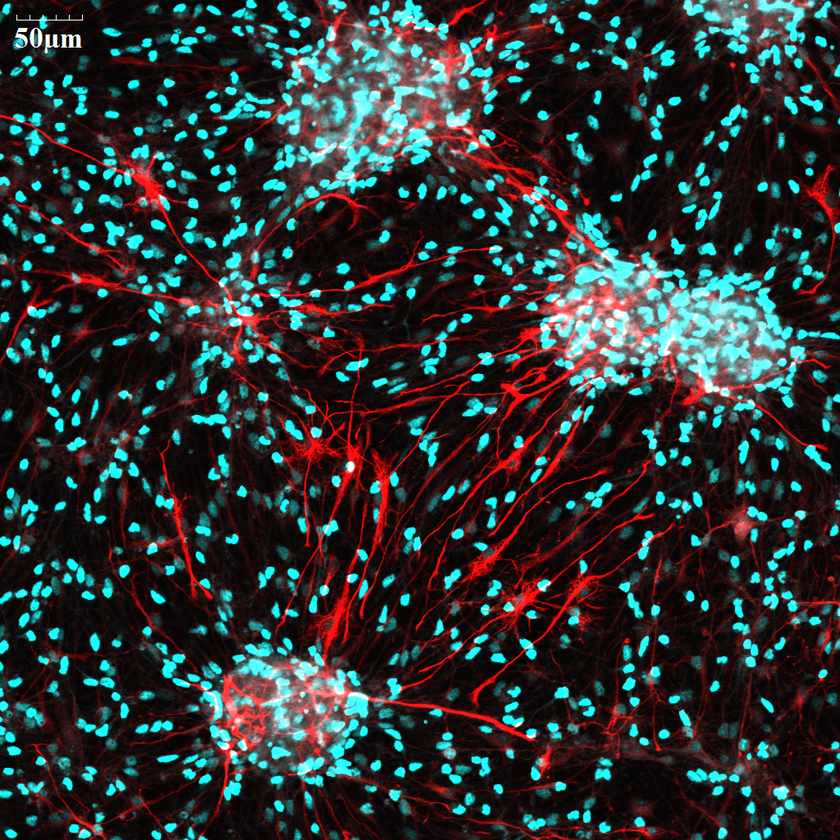
#> input picture obes_2/lab1/NSCs GFAP+olig-2 (II - 53) x20.tifscale.tif, 840 x 840 px, shrunk from 1024 x 1024 before the run
$ python lab1_5.py
#> lines starting #> are read from the running program, lines starting #| are printed output that depends on the picture
import matplotlib.pyplot as plt
import PIL, skimage, scipy
from skimage.color import rgb2gray

im = PIL.Image.open("NSCs GFAP+olig-2 (II - 53) x20.tifscale.tif");
#> im is the input picture: PIL image 840x840 RGB; mean R, G, B 47.3, 53.1, 53.1
Image = plt.imshow(im);
plt.title("Початкове зображення:");
plt.show();

grayImg = PIL.Image.open("NSCs GFAP+olig-2 (II - 53) x20.tifscale.tif").convert('LA');
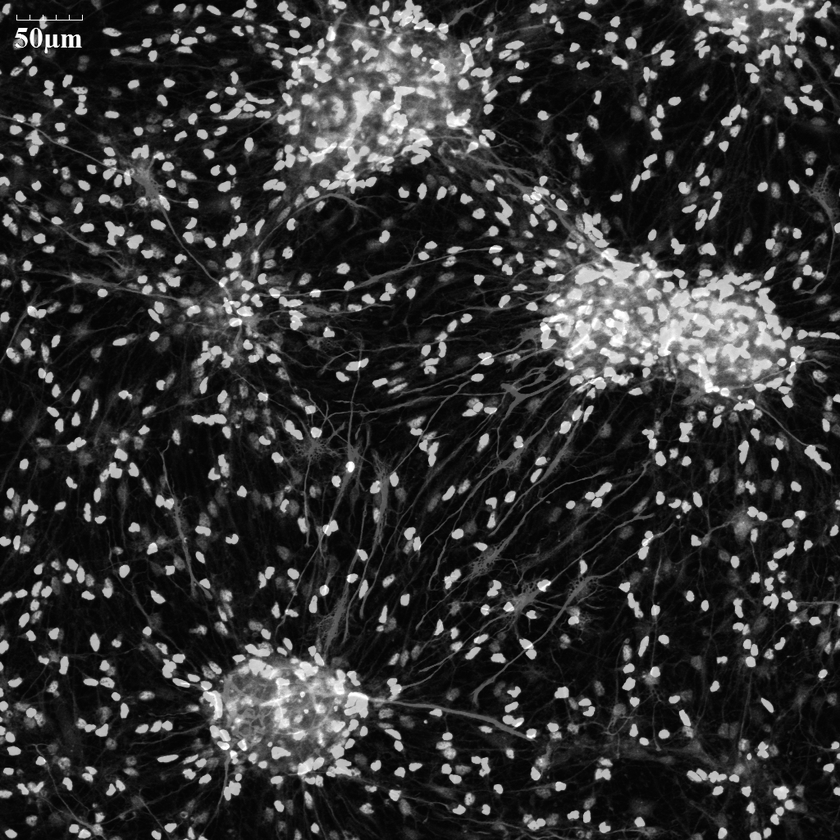
#> grayImg: PIL image 840x840 LA; mean R, G, B, A 51.3, 51.3, 51.3, 255
grayImg.save('greyscale.png')
plt.imshow(grayImg);
plt.title("Сірошкальне зображення:");
plt.show();

# 2.1
img_arr = plt.imread('image0261.jpg');
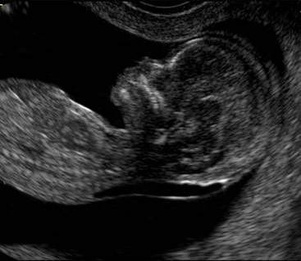
#> input picture obes_2/lab1/image0261.jpg, 301 x 261 px, shrunk from 367 x 318 before the run
#> img_arr is the input picture: shape (261, 301, 3); mean R, G, B 34.3, 34.3, 34.3
noisyImg = skimage.util.random_noise(img_arr, mode = 'speckle');
# Побудова та вивід спектру
plt.figure()
plt.subplot(1,2,1)
plt.title("Початкове зображення:");
plt.imshow(img_arr);

plt.subplot(1,2,2)
plt.title("Сірошкальне зображення з додаванням спекл-шуму");
plt.imshow(noisyImg);
plt.show();
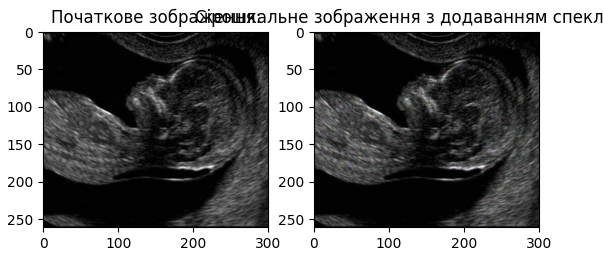
#> figure drawn by matplotlib, 2 panels
